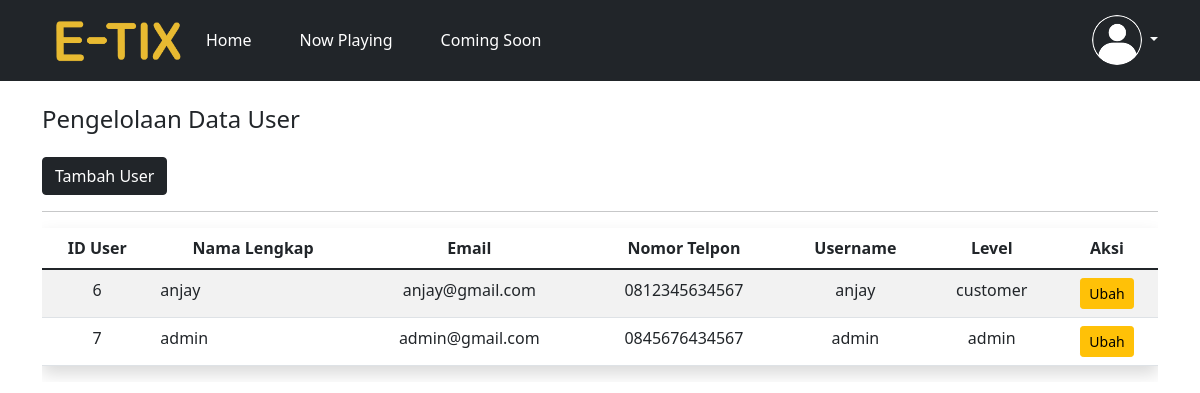
Before: /admin/data_user.php with the older database file.
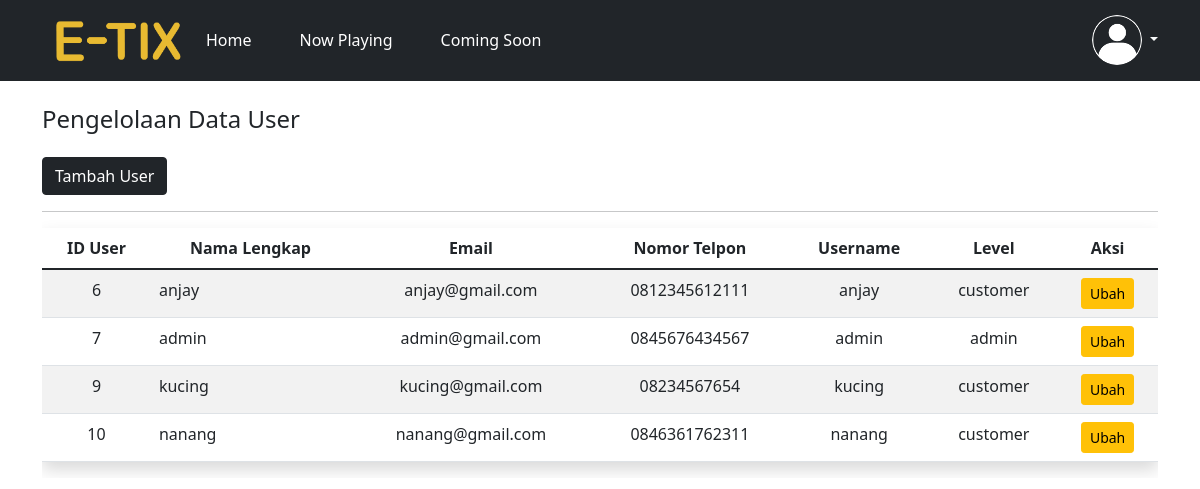
After: the same page with the newer database file.
### tables this page shows
CREATE TABLE `user` (
  `id_user` int(10) NOT NULL,
  `nama` varchar(50) NOT NULL,
  `no_kontak` varchar(13) NOT NULL,
  `email` varchar(50) NOT NULL,
  `username` varchar(25) NOT NULL,
  `password` varchar(20) NOT NULL,
  `level` varchar(10) NOT NULL
);

### admin/data_user.php (the view, shortened to what this page needs)
<?php
include '../koneksi.php';
$sql = 'select * from user';
$query = mysqli_query($koneksi, $sql);
?>
<!doctype html>
<html lang="en">
<head>
    <link href="../assets/css/bootstrap.min.css" rel="stylesheet">
    <link rel="stylesheet" href="../assets/css/styles.css">
</head>
<body>
    <header class="p-2 bg-dark text-white">
        <div class="container">
            <div class="d-flex flex-wrap align-items-center justify-content-center justify-content-lg-start">
                <svg class="bi me-0" width="10" height="32" role="img" aria-label="Etiket">
                    <img src="../assets/image/logo.png" width="130px">
                </svg>
                <ul class="nav col-12 col-lg-auto me-lg-auto mb-2 justify-content-center mb-md-0">
                    <li>
                        <a href="admin.php" class="nav-link px-4 text-white">Home</a>
                    </li>
                    <li>
                        <a href="#now" class="nav-link px-4 text-white">Now Playing</a>
                    </li>
                    <li>
                        <a href="#soon" class="nav-link px-4 text-white">Coming Soon</a>
                    </li>
                </ul>
                <div class="dropdown text-end">
                    <a href="#" class="d-block link-light text-decoration-none dropdown-toggle" id="dropdownUser1"
                        data-bs-toggle="dropdown" aria-expanded="false">
                        <img src="../assets/image/user.png" alt="mdo" width="50" height="50" class="rounded-circle">
                    </a>
                </div>
            </div>
        </div>
    </header>
    <div class="container mb-5">
        <h4 class="my-4">Pengelolaan Data User</h4>
        <a href="tambah_user.php" class="btn btn-dark">Tambah User</a>
        <div class="table-responsive">
            <hr>
            <table class="table table-striped table-hover display shadow" id="data_user">
                <thead>
                    <tr class="text-center">
                        <th scope="col">ID User</th>
                        <th scope="col">Nama Lengkap</th>
                        <th scope="col">Email</th>
                        <th scope="col">Nomor Telpon</th>
                        <th scope="col">Username</th>
                        <th scope="col">Level</th>
                        <th scope="col">Aksi</th>
                    </tr>
                </thead>
                <tbody>
                    <?php $i = 1;
                    while ($user = mysqli_fetch_array($query)) { ?>
                        <tr class="text-center">
                            <td><?= $user['id_user']; ?></td>
                            <td style="text-align: left;"><?= $user['nama']; ?></td>
                            <td><?= $user['email']; ?></td>
                            <td><?= $user['no_kontak']; ?></td>
                            <td><?= $user['username']; ?></td>
                            <td><?= $user['level']; ?></td>
                            <td scope="col">
                                <a href="form_data_user.php?id_user=<?= $user['id_user']; ?>"
                                    class="btn btn-sm btn-warning">Ubah</a>
                        </tr>
                        <?php $i++;
                    } ?>
                </tbody>
            </table>
        </div>
    </div>
</body>
</html>

Changed rows visible on the page:
changed user "anjay": no_kontak "0812345634567" → "0812345612111"
added user: id_user "9", nama "kucing", email "kucing@gmail.com", no_kontak "08234567654", username "kucing", level "customer"
added user: id_user "10", nama "nanang", email "nanang@gmail.com", no_kontak "0846361762311", username "nanang", level "customer"
